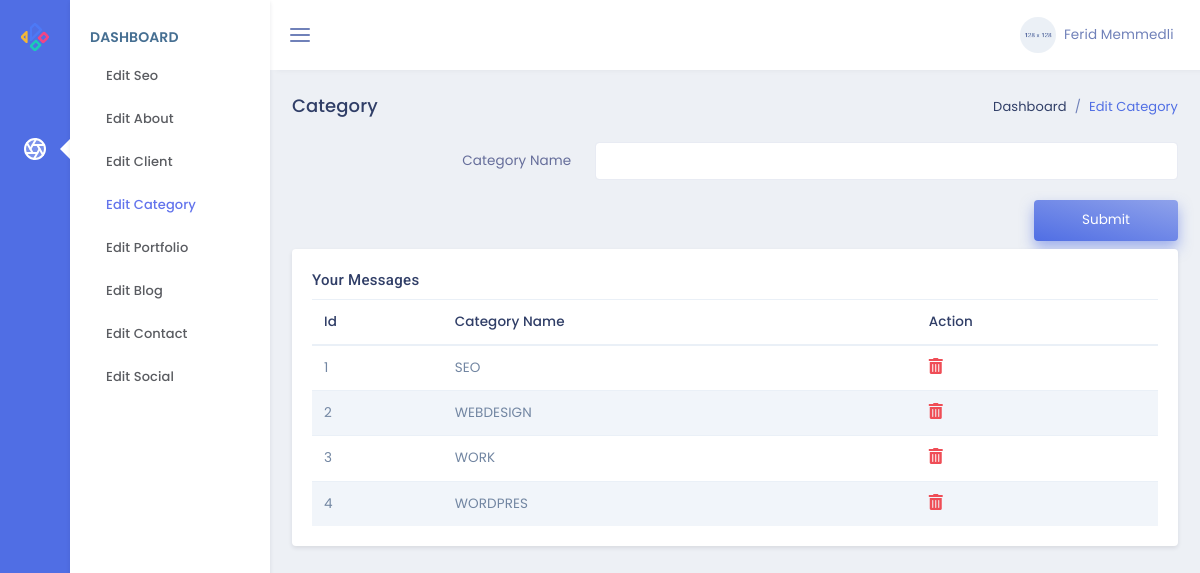
Screenshot of /admin/category with the database file from the repository.
### models.py (models this page shows)
class Category(db.Model):
    id = db.Column(db.Integer, primary_key=True)
    name = db.Column(db.String,nullable=False)
    port = db.relationship('Portfolio',backref='category',lazy=True)

### admin/routes.py (the view)
@admin.route('/category',methods=['POST','GET'])
def adminCategory():
    cat=Category.query.all()
    formcategory=CategoryForm()
    if request.method=='POST':
        db.session.add(Category(name=formcategory.name.data))
        db.session.commit()
        return redirect('/admin/category')
    return render_template('/admin/editCategory.html',form=formcategory,cat=cat)

### forms.py
class CategoryForm(FlaskForm):
    name=StringField('Category Name')
    submit=SubmitField()

### admin/templates/admin/editCategory.html
{% extends "admin/layout.html" %}
{% block contentAdmin %}
<div class="row">
    <div class="col-sm-12">
        <div class="page-title-box">
            <div class="float-right">
                <ol class="breadcrumb">
                    <li class="breadcrumb-item"><a href="javascript:void(0);">Dashboard</a></li>
                    <li class="breadcrumb-item active">Edit Category</li>
                </ol>
            </div>
            <h4 class="page-title">Category</h4>
        </div>
    </div>
</div>
<form action="{{url_for('admin.adminCategory')}}" method="POST" class="row">
    <div class="col-12">
        <div class="form-group row">
            {{form.name.label(class='col-4 col-form-label text-right', for='example-text-input')}}
            <div class="col-8">
                {{form.name(class='form-control', id="example-text-input")}}
            </div>
        </div>
    </div>
    <div class="col-sm-12 text-right">
        {{form.submit(class='btn btn-gradient-primary px-5 py-2 mb-2')}}
    </div>
</form>
<div class="row">
    <div class="col-lg-12">
        <div class="card">
            <div class="card-body">
                <h4 class="mt-0 header-title">Your Messages</h4>
                <div class="table-responsive">
                    <table class="table table-striped mb-0">
                        <thead>
                            <tr>
                                <th>Id</th>
                                <th>Category Name</th>
                                <th>Action</th>
                            </tr>
                        </thead>
                        <tbody>
                            {% for i in cat %}
                            <tr>
                                <td>{{i.id}}</td>
                                <td>{{i.name}}</td>
                                <td>
                                    <a href="/admin/deletecategory/{{i.id}}"><i
                                            class="fas fa-trash-alt text-danger font-16"></i></a>
                                </td>
                            </tr>
                            {% endfor %}
                        </tbody>
                    </table>
                </div>
            </div>
        </div>
    </div>
</div>
{% endblock %}

### rows the page displays
Category: id "1", name "SEO"
Category: id "2", name "WEBDESIGN"
Category: id "3", name "WORK"
Category: id "4", name "WORDPRES"
